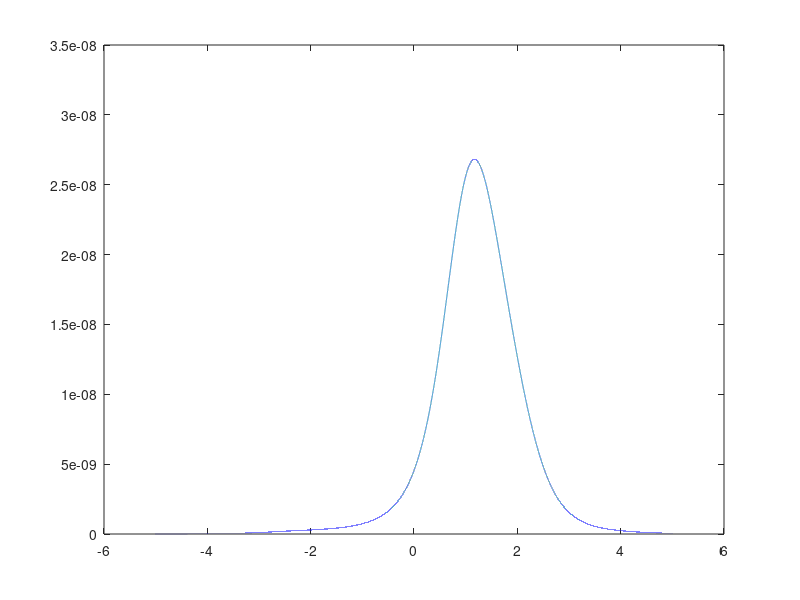

Write the MATLAB code that produced this figure.
function [ ] = lighthousePlot14( )

D = [4.8 -2.7 2.2 1.1 0.8 -7.3];
%D = [-1 0 1 -2 2];
N = 100000;
y = zeros(1,N);
xMesh = linspace(-5,5,N);
dSize = 6;

beta = 1;

for n = 1:N
    a = xMesh(n);
    list = zeros(1,dSize);
    for i = 1:dSize
        x = D(1,i);
        list(1,i) = beta./(pi.*((x-a).*(x-a)+beta.*beta));
    end
    y(1,n) = prod(list);
end

plot(xMesh, y)

end

